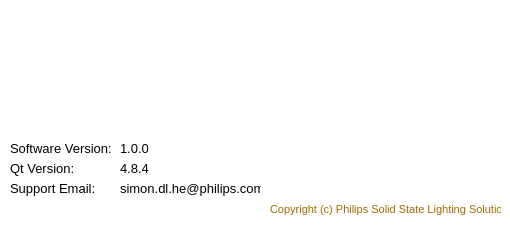
<?xml version="1.0" encoding="UTF-8"?>
<ui version="4.0">
 <class>Dialog</class>
 <widget class="QDialog" name="Dialog">
  <property name="windowModality">
   <enum>Qt::NonModal</enum>
  </property>
  <property name="geometry">
   <rect>
    <x>0</x>
    <y>0</y>
    <width>510</width>
    <height>225</height>
   </rect>
  </property>
  <property name="windowTitle">
   <string>Information</string>
  </property>
  <property name="styleSheet">
   <string notr="true">background-color: rgb(255, 255, 255);</string>
  </property>
  <property name="sizeGripEnabled">
   <bool>false</bool>
  </property>
  <property name="modal">
   <bool>false</bool>
  </property>
  <widget class="QLabel" name="label">
   <property name="geometry">
    <rect>
     <x>10</x>
     <y>140</y>
     <width>101</width>
     <height>16</height>
    </rect>
   </property>
   <property name="font">
    <font>
     <pointsize>10</pointsize>
    </font>
   </property>
   <property name="text">
    <string>Software Version:</string>
   </property>
  </widget>
  <widget class="QLabel" name="label_2">
   <property name="geometry">
    <rect>
     <x>10</x>
     <y>160</y>
     <width>101</width>
     <height>16</height>
    </rect>
   </property>
   <property name="font">
    <font>
     <pointsize>10</pointsize>
    </font>
   </property>
   <property name="text">
    <string>Qt Version:</string>
   </property>
  </widget>
  <widget class="QLabel" name="label_3">
   <property name="geometry">
    <rect>
     <x>10</x>
     <y>180</y>
     <width>101</width>
     <height>16</height>
    </rect>
   </property>
   <property name="font">
    <font>
     <pointsize>10</pointsize>
    </font>
   </property>
   <property name="text">
    <string>Support Email:</string>
   </property>
  </widget>
  <widget class="QLabel" name="label_4">
   <property name="geometry">
    <rect>
     <x>120</x>
     <y>140</y>
     <width>101</width>
     <height>16</height>
    </rect>
   </property>
   <property name="font">
    <font>
     <pointsize>10</pointsize>
    </font>
   </property>
   <property name="text">
    <string>1.0.0</string>
   </property>
  </widget>
  <widget class="QLabel" name="label_5">
   <property name="geometry">
    <rect>
     <x>120</x>
     <y>160</y>
     <width>101</width>
     <height>16</height>
    </rect>
   </property>
   <property name="font">
    <font>
     <pointsize>10</pointsize>
    </font>
   </property>
   <property name="text">
    <string>4.8.4</string>
   </property>
  </widget>
  <widget class="QLabel" name="label_6">
   <property name="geometry">
    <rect>
     <x>120</x>
     <y>180</y>
     <width>141</width>
     <height>16</height>
    </rect>
   </property>
   <property name="font">
    <font>
     <pointsize>10</pointsize>
    </font>
   </property>
   <property name="text">
    <string>simon.dl.he@philips.com</string>
   </property>
  </widget>
  <widget class="QLabel" name="label_7">
   <property name="geometry">
    <rect>
     <x>270</x>
     <y>200</y>
     <width>231</width>
     <height>20</height>
    </rect>
   </property>
   <property name="font">
    <font>
     <family>Arial</family>
     <pointsize>8</pointsize>
    </font>
   </property>
   <property name="text">
    <string>&lt;html&gt;&lt;head/&gt;&lt;body&gt;&lt;p&gt;&lt;span style=&quot; color:#9f6a00;&quot;&gt;Copyright (c) Philips Solid State Lighting Solutions&lt;/span&gt;&lt;/p&gt;&lt;/body&gt;&lt;/html&gt;</string>
   </property>
  </widget>
  <widget class="QLabel" name="label_logo">
   <property name="geometry">
    <rect>
     <x>10</x>
     <y>10</y>
     <width>491</width>
     <height>112</height>
    </rect>
   </property>
   <property name="text">
    <string/>
   </property>
  </widget>
 </widget>
 <resources/>
 <connections/>
</ui>
